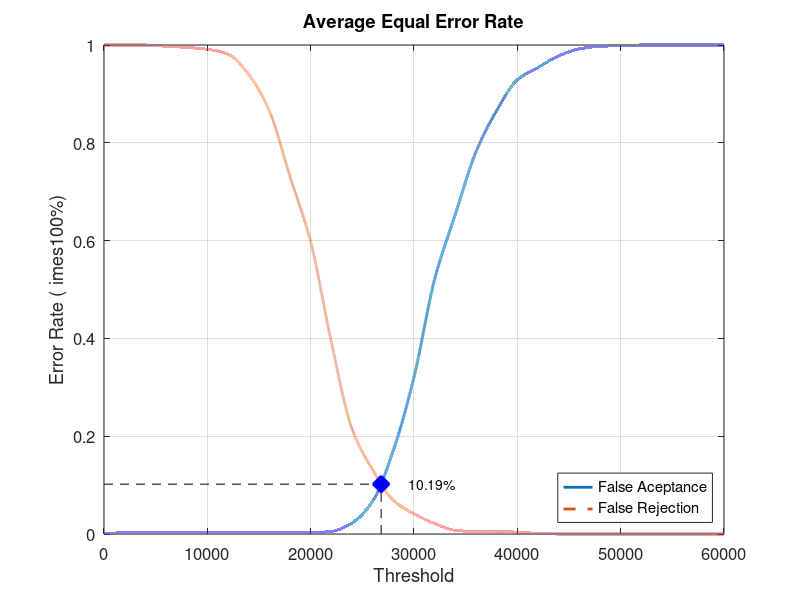
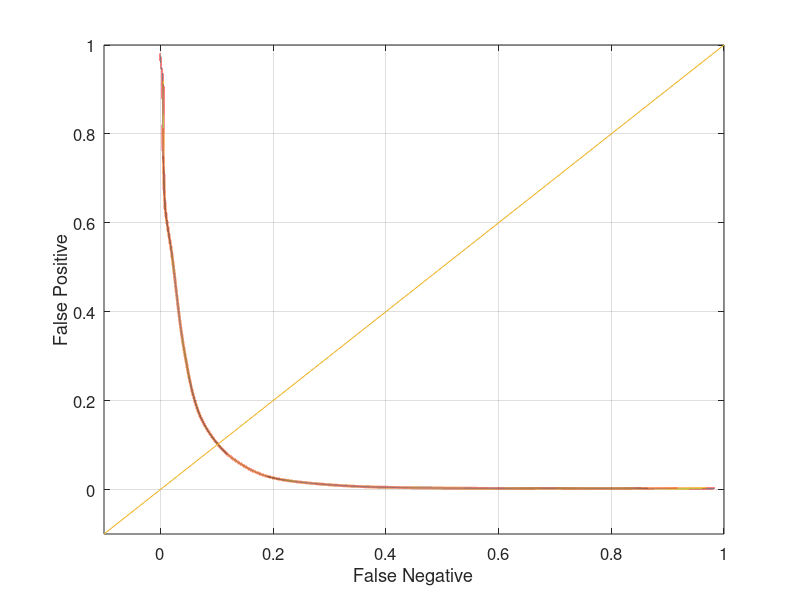

The MATLAB script that drew these images, in order:
close all;
clear;
clc;
x = 0:2000:60000;
xq = 0:0.5:60000;

y0 = [0 0.00263158 0.00263158 0.00263158 0.00263158 0.00263158 0.00263158 0.00263158 0.00263158 0.00263158 0.00263158 0.00526316 0.0223684 0.0671053 0.171053 0.321053 0.521053 0.653947 0.781579 0.865789 0.928947 0.953947 0.977632 0.992105 0.997368 0.998684 1 1 1 1 1]
yy0 = interp1(x, y0, xq, 'pchip');
y1 = [1 1 1 0.9975 0.995 0.99125 0.98125 0.94 0.865 0.73125 0.5975 0.3925 0.215 0.13125 0.06875 0.04125 0.02125 0.0075 0.005 0.005 0.00375 0.00125 0 0 0 0 0 0 0 0 0]
yy1 = interp1(x, y1, xq, 'pchip');

% Calculating EER: 
y2 = abs(y0 - y1);
find(y2 == min(y2))
yy2 = abs(yy0 - yy1);
xEER = find(yy2 == min(yy2));
xEERIndex = xq(xEER) % X-axis EER
yEER = yy0(xEER) % Y-axis EER

main = figure
plot(xq, yy0,'-','LineWidth', 2);	hold on
plot(xq, yy1,'--','LineWidth', 2);	hold on
plot([xEERIndex xEERIndex], [0 yEER], 'k--');	hold on
plot([0 xEERIndex], [yEER yEER], 'k--');	hold on
plot(xEERIndex, yEER, 'bx', 'LineWidth', 10);	hold on
text(xEERIndex + 10 * xEERIndex / 100, yEER, [num2str(round((10000 * yEER)) / 100) '%'])
legend('False Aceptance', 'False Rejection', 'Location', 'SouthEast')
xlabel('Threshold')
ylabel('Error Rate (	imes100%)')
title('Average Equal Error Rate')
set(gca, 'FontSize', 12)
axis([0 60000 0 1])
grid on

print(main, 'Experiment2AverageMain', '-dpng');
FNRxFPR = figure('Color', [1 1 1]);
plot(yy1, yy0, '-', yy1, yy0, 'LineWidth', 2);
hold on
y = -0.1:0.1:1
plot(y, y); 
set(gca, 'FontSize', 12)
xlabel('False Negative')
ylabel('False Positive')
axis([-0.1 1 -0.1 1])
set(gca, 'FontSize', 12)
grid on

print(FNRxFPR, 'Experiment2AverageFNRxFPR','-dpng');
